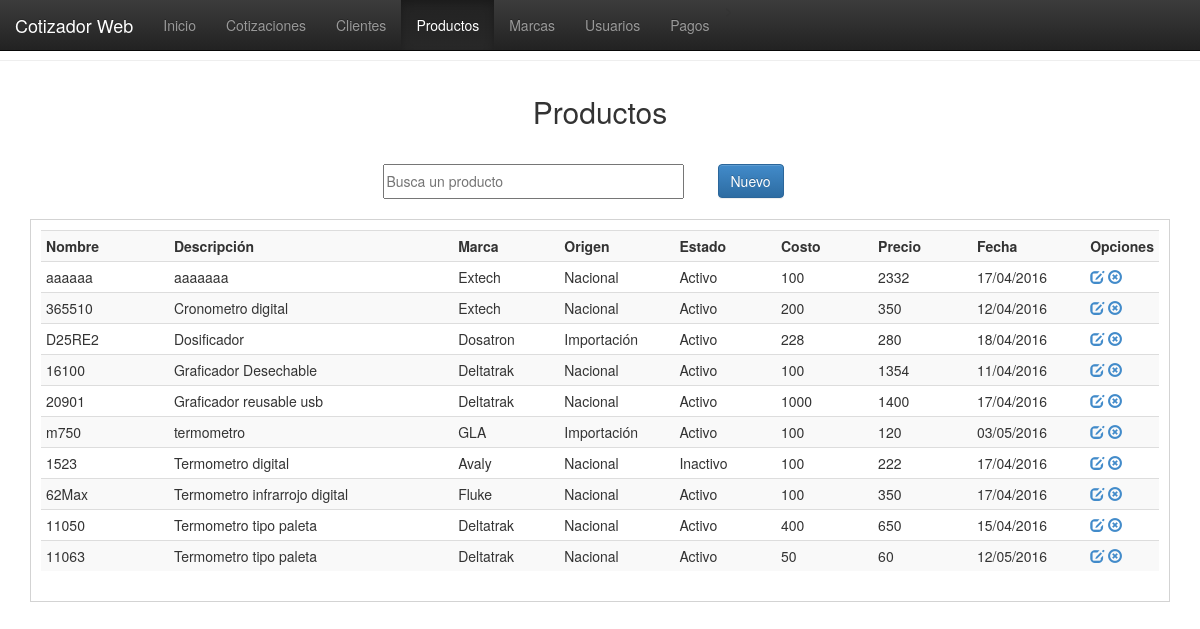
Page /vistas/productos.php on the earlier database version.
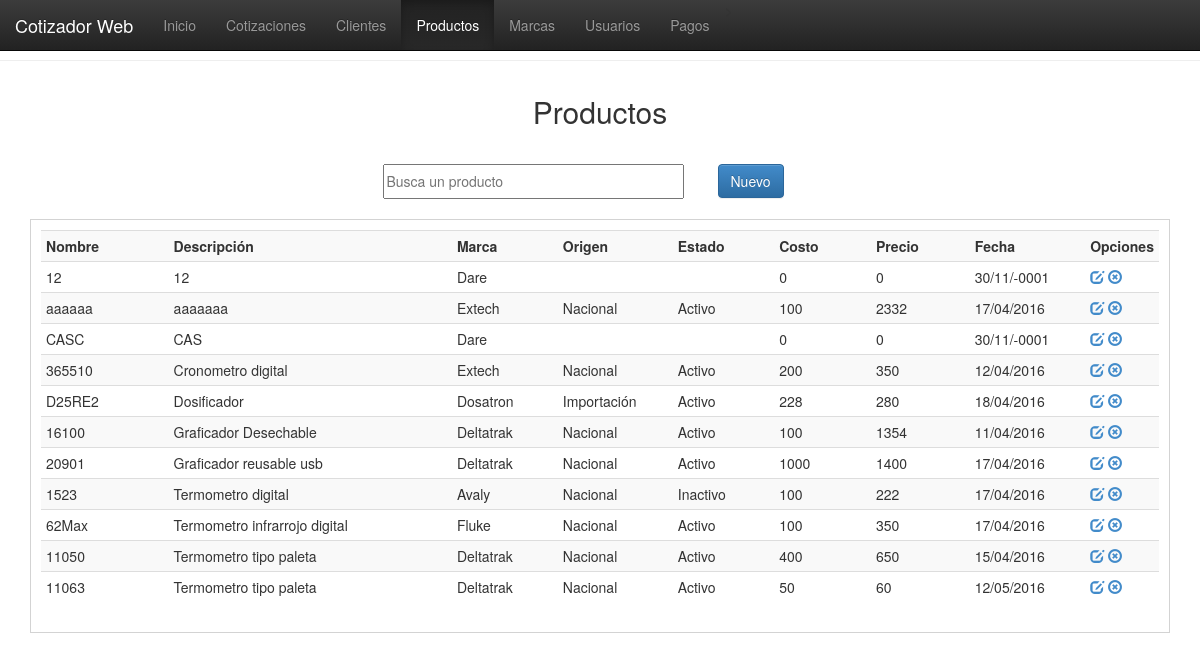
Same page on the later database version.
### tables this page shows
CREATE TABLE `productos` (
  `id_prod` int(11) NOT NULL,
  `nomb_prod` varchar(100) NOT NULL,
  `desc_prod` varchar(100) NOT NULL,
  `mca_prod` varchar(100) NOT NULL,
  `origen_prod` varchar(20) NOT NULL,
  `edo_prod` varchar(15) NOT NULL,
  `nota_prod` varchar(150) NOT NULL,
  `cost_prod` float NOT NULL,
  `util_prod` float NOT NULL,
  `prec_prod` float NOT NULL,
  `prec_rec` float NOT NULL,
  `Imagen` text NOT NULL,
  `fecha_prod` date NOT NULL
);

### php/conexion.php (called while the page is built, shortened)
<?php
function fechaNormal($fecha){
		$nfecha = date('d/m/Y',strtotime($fecha));
		return $nfecha;
}
?>

### vistas/productos.php (the view, shortened to what this page needs)
<!DOCTYPE html>
<html>
<head>
<link href="../css/estilo.css" rel="stylesheet">
<link href="../bootstrap/css/bootstrap.css" rel="stylesheet">
<link href="../bootstrap/css/bootstrap.min.css" rel="stylesheet">
<link href="../bootstrap/css/bootstrap-theme.css" rel="stylesheet">
<link href="../bootstrap/css/bootstrap-theme.min.css" rel="stylesheet">
</head>
<body>
  <nav class="navbar navbar-inverse navbar-fixed-top">
    <div class="container-fluid">
      <div class="navbar-header">
        <a class="navbar-brand" href="#">Cotizador Web</a>
      </div>
      <div class="collapse navbar-collapse" id="myNavbar">
        <ul class="nav navbar-nav">
          <li><a href="index.php">Inicio</a></li>>
          <li><a href="cotizaciones.php">Cotizaciones</a></li>
          <li><a href="clientes.php">Clientes</a></li>
          <li  class="active"><a href="productos.php">Productos</a></li>
          <li><a href="marcas.php">Marcas</a></li>
          <li><a href="usuarios.php">Usuarios</a></li>
          <li><a href="pagos.php">Pagos</a></li>
        </ul>
      </div>
    </div>
  </nav>
  <br><br><hr>
    <header>Productos</header>
    <section>
    <table border="0" align="center">
      <tr>
          <td width="335"><input type="text" placeholder="Busca un producto" id="bs-prod"/></td>
            <td width="100"><button id="nuevo-producto" class="btn btn-primary">Nuevo</button></td>
        </tr>
    </table>
    </section>
    <div class="registros" id="agrega-registros-prod">
        <table class="table table-striped table-condensed table-hover">
            <tr>
                <th width="200">Nombre</th>
                <th width="500">Descripción</th>
                <th width="150">Marca</th>
                <th width="150">Origen</th>
                <th width="150">Estado</th>
                <th width="150">Costo</th>
                <th width="150">Precio</th>
                <th width="150">Fecha</th>
                <th width="50">Opciones</th>
            </tr>
        <?php
            include('../php/conexion.php');
            $registro = mysql_query("SELECT * FROM productos ORDER BY desc_prod ASC");
            while($registro2 = mysql_fetch_array($registro)){
                echo '<tr>
                        <td>'.$registro2['nomb_prod'].'</td>
                        <td>'.$registro2['desc_prod'].'</td>
                        <td>'.$registro2['mca_prod'].'</td>
                        <td>'.$registro2['origen_prod'].'</td>
                        <td>'.$registro2['edo_prod'].'</td>
                        <td>'.$registro2['cost_prod'].'</td>
                        <td>'.$registro2['prec_rec'].'</td>
                        <td>'.fechaNormal($registro2['fecha_prod']).'</td>
                        <td>
                            <a href="javascript:editarProducto('.$registro2['id_prod'].');" class="glyphicon glyphicon-edit"></a>
                            <a href="javascript:eliminarProducto('.$registro2['id_prod'].');" class="glyphicon glyphicon-remove-circle"></a>
                        </td>
                    </tr>';
            }
        ?>
        </table>
    </div>
</body>
</html>

Differences in the rows shown:
removed productos: nomb_prod "m750", desc_prod "termometro", mca_prod "GLA", origen_prod "Importación", edo_prod "Activo", cost_prod "100", prec_rec "120", fecha_prod "03/05/2016"
added productos: nomb_prod "12", desc_prod "12", mca_prod "Dare", cost_prod "0", prec_rec "0", fecha_prod "30/11/-0001"
added productos: nomb_prod "CASC", desc_prod "CAS", mca_prod "Dare", cost_prod "0", prec_rec "0", fecha_prod "30/11/-0001"
